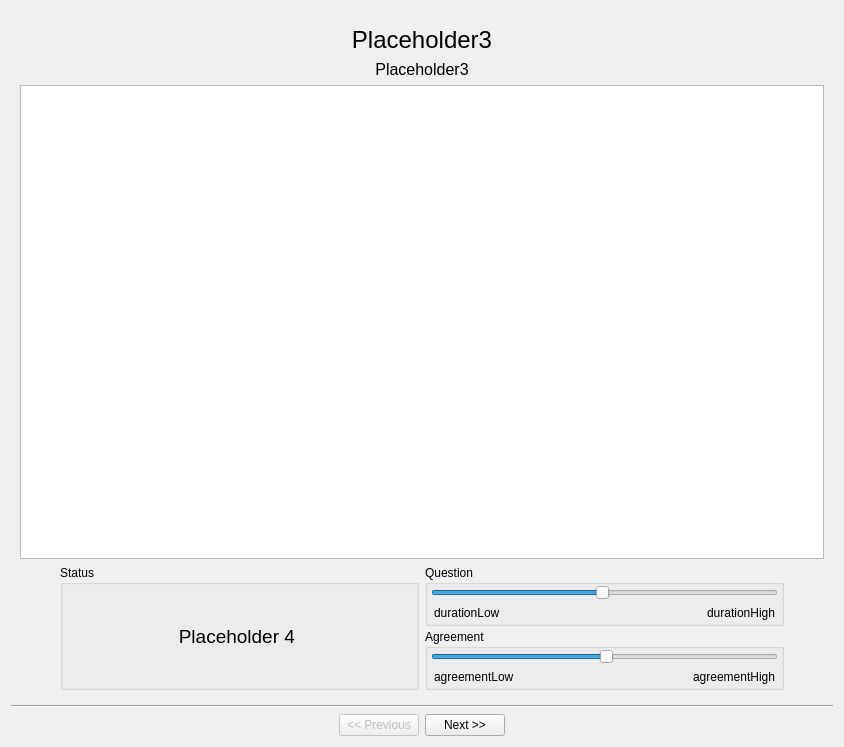
<?xml version="1.0" encoding="UTF-8"?>
<ui version="4.0">
 <class>Form</class>
 <widget class="QWidget" name="Form">
  <property name="geometry">
   <rect>
    <x>0</x>
    <y>0</y>
    <width>844</width>
    <height>747</height>
   </rect>
  </property>
  <property name="windowTitle">
   <string>SI Experiment</string>
  </property>
  <layout class="QVBoxLayout" name="verticalLayout_8" stretch="0,1,0">
   <item>
    <widget class="QStackedWidget" name="swPages">
     <property name="currentIndex">
      <number>2</number>
     </property>
     <widget class="QWidget" name="page">
      <property name="sizePolicy">
       <sizepolicy hsizetype="Preferred" vsizetype="Preferred">
        <horstretch>0</horstretch>
        <verstretch>0</verstretch>
       </sizepolicy>
      </property>
      <layout class="QVBoxLayout" name="verticalLayout_6">
       <property name="spacing">
        <number>20</number>
       </property>
       <property name="topMargin">
        <number>15</number>
       </property>
       <item>
        <widget class="QLabel" name="lbIntroTitle">
         <property name="sizePolicy">
          <sizepolicy hsizetype="Preferred" vsizetype="Preferred">
           <horstretch>0</horstretch>
           <verstretch>0</verstretch>
          </sizepolicy>
         </property>
         <property name="font">
          <font>
           <pointsize>18</pointsize>
          </font>
         </property>
         <property name="layoutDirection">
          <enum>Qt::LeftToRight</enum>
         </property>
         <property name="text">
          <string>Placeholder</string>
         </property>
         <property name="alignment">
          <set>Qt::AlignCenter</set>
         </property>
        </widget>
       </item>
       <item>
        <layout class="QHBoxLayout" name="horizontalLayout">
         <item>
          <widget class="QTextBrowser" name="tbIntroText">
           <property name="sizePolicy">
            <sizepolicy hsizetype="Fixed" vsizetype="Expanding">
             <horstretch>0</horstretch>
             <verstretch>0</verstretch>
            </sizepolicy>
           </property>
           <property name="maximumSize">
            <size>
             <width>720</width>
             <height>16777215</height>
            </size>
           </property>
           <property name="palette">
            <palette>
             <active>
              <colorrole role="Base">
               <brush brushstyle="SolidPattern">
                <color alpha="255">
                 <red>240</red>
                 <green>240</green>
                 <blue>240</blue>
                </color>
               </brush>
              </colorrole>
             </active>
             <inactive>
              <colorrole role="Base">
               <brush brushstyle="SolidPattern">
                <color alpha="255">
                 <red>240</red>
                 <green>240</green>
                 <blue>240</blue>
                </color>
               </brush>
              </colorrole>
             </inactive>
             <disabled>
              <colorrole role="Base">
               <brush brushstyle="SolidPattern">
                <color alpha="255">
                 <red>240</red>
                 <green>240</green>
                 <blue>240</blue>
                </color>
               </brush>
              </colorrole>
             </disabled>
            </palette>
           </property>
           <property name="font">
            <font>
             <pointsize>12</pointsize>
            </font>
           </property>
           <property name="frameShape">
            <enum>QFrame::NoFrame</enum>
           </property>
           <property name="html">
            <string>&lt;!DOCTYPE HTML PUBLIC &quot;-//W3C//DTD HTML 4.0//EN&quot; &quot;http://www.w3.org/TR/REC-html40/strict.dtd&quot;&gt;
&lt;html&gt;&lt;head&gt;&lt;meta name=&quot;qrichtext&quot; content=&quot;1&quot; /&gt;&lt;style type=&quot;text/css&quot;&gt;
p, li { white-space: pre-wrap; }
&lt;/style&gt;&lt;/head&gt;&lt;body style=&quot; font-family:'MS Shell Dlg 2'; font-size:12pt; font-weight:400; font-style:normal;&quot;&gt;
&lt;p style=&quot; margin-top:0px; margin-bottom:0px; margin-left:0px; margin-right:0px; -qt-block-indent:0; text-indent:0px;&quot;&gt;Placeholder&lt;/p&gt;&lt;/body&gt;&lt;/html&gt;</string>
           </property>
           <property name="textInteractionFlags">
            <set>Qt::NoTextInteraction</set>
           </property>
          </widget>
         </item>
        </layout>
       </item>
      </layout>
     </widget>
     <widget class="QWidget" name="page_2">
      <layout class="QVBoxLayout" name="verticalLayout_7">
       <property name="spacing">
        <number>20</number>
       </property>
       <property name="topMargin">
        <number>15</number>
       </property>
       <item>
        <widget class="QLabel" name="lbPrepTitle">
         <property name="font">
          <font>
           <pointsize>18</pointsize>
          </font>
         </property>
         <property name="text">
          <string>Placeholder2</string>
         </property>
         <property name="alignment">
          <set>Qt::AlignCenter</set>
         </property>
        </widget>
       </item>
       <item>
        <layout class="QHBoxLayout" name="horizontalLayout_2">
         <item>
          <widget class="QTextBrowser" name="tbPrepText">
           <property name="sizePolicy">
            <sizepolicy hsizetype="Fixed" vsizetype="Expanding">
             <horstretch>0</horstretch>
             <verstretch>0</verstretch>
            </sizepolicy>
           </property>
           <property name="minimumSize">
            <size>
             <width>0</width>
             <height>0</height>
            </size>
           </property>
           <property name="maximumSize">
            <size>
             <width>720</width>
             <height>16777215</height>
            </size>
           </property>
           <property name="palette">
            <palette>
             <active>
              <colorrole role="Base">
               <brush brushstyle="SolidPattern">
                <color alpha="255">
                 <red>240</red>
                 <green>240</green>
                 <blue>240</blue>
                </color>
               </brush>
              </colorrole>
             </active>
             <inactive>
              <colorrole role="Base">
               <brush brushstyle="SolidPattern">
                <color alpha="255">
                 <red>240</red>
                 <green>240</green>
                 <blue>240</blue>
                </color>
               </brush>
              </colorrole>
             </inactive>
             <disabled>
              <colorrole role="Base">
               <brush brushstyle="SolidPattern">
                <color alpha="255">
                 <red>240</red>
                 <green>240</green>
                 <blue>240</blue>
                </color>
               </brush>
              </colorrole>
             </disabled>
            </palette>
           </property>
           <property name="font">
            <font>
             <pointsize>12</pointsize>
            </font>
           </property>
           <property name="frameShape">
            <enum>QFrame::NoFrame</enum>
           </property>
           <property name="html">
            <string>&lt;!DOCTYPE HTML PUBLIC &quot;-//W3C//DTD HTML 4.0//EN&quot; &quot;http://www.w3.org/TR/REC-html40/strict.dtd&quot;&gt;
&lt;html&gt;&lt;head&gt;&lt;meta name=&quot;qrichtext&quot; content=&quot;1&quot; /&gt;&lt;style type=&quot;text/css&quot;&gt;
p, li { white-space: pre-wrap; }
&lt;/style&gt;&lt;/head&gt;&lt;body style=&quot; font-family:'MS Shell Dlg 2'; font-size:12pt; font-weight:400; font-style:normal;&quot;&gt;
&lt;p style=&quot; margin-top:0px; margin-bottom:0px; margin-left:0px; margin-right:0px; -qt-block-indent:0; text-indent:0px;&quot;&gt;placeholder2&lt;/p&gt;&lt;/body&gt;&lt;/html&gt;</string>
           </property>
           <property name="textInteractionFlags">
            <set>Qt::NoTextInteraction</set>
           </property>
          </widget>
         </item>
        </layout>
       </item>
      </layout>
     </widget>
     <widget class="QWidget" name="page_3">
      <layout class="QVBoxLayout" name="verticalLayout_5" stretch="0,1,0">
       <property name="topMargin">
        <number>15</number>
       </property>
       <item>
        <layout class="QVBoxLayout" name="Title">
         <property name="topMargin">
          <number>0</number>
         </property>
         <item>
          <widget class="QLabel" name="lbTestTitle">
           <property name="font">
            <font>
             <pointsize>18</pointsize>
            </font>
           </property>
           <property name="text">
            <string>Placeholder3</string>
           </property>
           <property name="alignment">
            <set>Qt::AlignCenter</set>
           </property>
          </widget>
         </item>
         <item>
          <widget class="QLabel" name="lbTestText">
           <property name="font">
            <font>
             <pointsize>12</pointsize>
            </font>
           </property>
           <property name="text">
            <string>Placeholder3</string>
           </property>
           <property name="alignment">
            <set>Qt::AlignCenter</set>
           </property>
          </widget>
         </item>
        </layout>
       </item>
       <item>
        <widget class="PlotWidget" name="plot">
         <property name="sizePolicy">
          <sizepolicy hsizetype="Expanding" vsizetype="Expanding">
           <horstretch>0</horstretch>
           <verstretch>0</verstretch>
          </sizepolicy>
         </property>
        </widget>
       </item>
       <item>
        <layout class="QHBoxLayout" name="TestInput" stretch="0,1,1,0">
         <item>
          <spacer name="horizontalSpacer_4">
           <property name="orientation">
            <enum>Qt::Horizontal</enum>
           </property>
           <property name="sizeHint" stdset="0">
            <size>
             <width>40</width>
             <height>20</height>
            </size>
           </property>
          </spacer>
         </item>
         <item>
          <widget class="QGroupBox" name="Status">
           <property name="sizePolicy">
            <sizepolicy hsizetype="Preferred" vsizetype="Minimum">
             <horstretch>0</horstretch>
             <verstretch>0</verstretch>
            </sizepolicy>
           </property>
           <property name="minimumSize">
            <size>
             <width>0</width>
             <height>0</height>
            </size>
           </property>
           <property name="maximumSize">
            <size>
             <width>400</width>
             <height>16777215</height>
            </size>
           </property>
           <property name="title">
            <string>Status</string>
           </property>
           <layout class="QVBoxLayout" name="verticalLayout_4">
            <item>
             <widget class="QLabel" name="lbStatus">
              <property name="sizePolicy">
               <sizepolicy hsizetype="Preferred" vsizetype="Minimum">
                <horstretch>0</horstretch>
                <verstretch>0</verstretch>
               </sizepolicy>
              </property>
              <property name="minimumSize">
               <size>
                <width>0</width>
                <height>0</height>
               </size>
              </property>
              <property name="maximumSize">
               <size>
                <width>400</width>
                <height>100</height>
               </size>
              </property>
              <property name="font">
               <font>
                <pointsize>14</pointsize>
               </font>
              </property>
              <property name="text">
               <string>Placeholder 4 </string>
              </property>
              <property name="scaledContents">
               <bool>true</bool>
              </property>
              <property name="alignment">
               <set>Qt::AlignCenter</set>
              </property>
              <property name="wordWrap">
               <bool>true</bool>
              </property>
             </widget>
            </item>
           </layout>
          </widget>
         </item>
         <item>
          <layout class="QVBoxLayout" name="verticalLayout_3">
           <property name="spacing">
            <number>3</number>
           </property>
           <property name="sizeConstraint">
            <enum>QLayout::SetDefaultConstraint</enum>
           </property>
           <item>
            <widget class="QGroupBox" name="gbQuestion">
             <property name="enabled">
              <bool>true</bool>
             </property>
             <property name="sizePolicy">
              <sizepolicy hsizetype="Maximum" vsizetype="Preferred">
               <horstretch>0</horstretch>
               <verstretch>0</verstretch>
              </sizepolicy>
             </property>
             <property name="minimumSize">
              <size>
               <width>0</width>
               <height>0</height>
              </size>
             </property>
             <property name="maximumSize">
              <size>
               <width>400</width>
               <height>16777215</height>
              </size>
             </property>
             <property name="title">
              <string>Question</string>
             </property>
             <layout class="QVBoxLayout" name="verticalLayout">
              <property name="spacing">
               <number>3</number>
              </property>
              <property name="leftMargin">
               <number>3</number>
              </property>
              <property name="topMargin">
               <number>0</number>
              </property>
              <property name="rightMargin">
               <number>3</number>
              </property>
              <property name="bottomMargin">
               <number>0</number>
              </property>
              <item>
               <widget class="QSlider" name="hsQuestion">
                <property name="maximum">
                 <number>101</number>
                </property>
                <property name="value">
                 <number>50</number>
                </property>
                <property name="orientation">
                 <enum>Qt::Horizontal</enum>
                </property>
               </widget>
              </item>
              <item>
               <layout class="QHBoxLayout" name="horizontalLayout_4" stretch="0,0,0">
                <property name="leftMargin">
                 <number>3</number>
                </property>
                <property name="rightMargin">
                 <number>3</number>
                </property>
                <item>
                 <widget class="QLabel" name="lbDurationLow">
                  <property name="sizePolicy">
                   <sizepolicy hsizetype="Preferred" vsizetype="Fixed">
                    <horstretch>0</horstretch>
                    <verstretch>0</verstretch>
                   </sizepolicy>
                  </property>
                  <property name="text">
                   <string>durationLow</string>
                  </property>
                 </widget>
                </item>
                <item>
                 <spacer name="horizontalSpacer_5">
                  <property name="orientation">
                   <enum>Qt::Horizontal</enum>
                  </property>
                  <property name="sizeHint" stdset="0">
                   <size>
                    <width>40</width>
                    <height>20</height>
                   </size>
                  </property>
                 </spacer>
                </item>
                <item>
                 <widget class="QLabel" name="lbDurationHigh">
                  <property name="sizePolicy">
                   <sizepolicy hsizetype="Preferred" vsizetype="Fixed">
                    <horstretch>0</horstretch>
                    <verstretch>0</verstretch>
                   </sizepolicy>
                  </property>
                  <property name="text">
                   <string>durationHigh</string>
                  </property>
                  <property name="alignment">
                   <set>Qt::AlignRight|Qt::AlignTrailing|Qt::AlignVCenter</set>
                  </property>
                 </widget>
                </item>
               </layout>
              </item>
             </layout>
            </widget>
           </item>
           <item>
            <widget class="QGroupBox" name="howConfident">
             <property name="enabled">
              <bool>true</bool>
             </property>
             <property name="sizePolicy">
              <sizepolicy hsizetype="Preferred" vsizetype="Maximum">
               <horstretch>0</horstretch>
               <verstretch>0</verstretch>
              </sizepolicy>
             </property>
             <property name="maximumSize">
              <size>
               <width>400</width>
               <height>16777215</height>
              </size>
             </property>
             <property name="title">
              <string>Agreement</string>
             </property>
             <layout class="QVBoxLayout" name="verticalLayout_9">
              <property name="spacing">
               <number>3</number>
              </property>
              <property name="leftMargin">
               <number>3</number>
              </property>
              <property name="topMargin">
               <number>0</number>
              </property>
              <property name="rightMargin">
               <number>3</number>
              </property>
              <property name="bottomMargin">
               <number>0</number>
              </property>
              <item>
               <widget class="QSlider" name="hsAgreement">
                <property name="value">
                 <number>50</number>
                </property>
                <property name="orientation">
                 <enum>Qt::Horizontal</enum>
                </property>
               </widget>
              </item>
              <item>
               <layout class="QHBoxLayout" name="horizontalLayout_5">
                <property name="leftMargin">
                 <number>3</number>
                </property>
                <property name="rightMargin">
                 <number>3</number>
                </property>
                <item>
                 <widget class="QLabel" name="lbAgreementLow">
                  <property name="sizePolicy">
                   <sizepolicy hsizetype="Preferred" vsizetype="Fixed">
                    <horstretch>0</horstretch>
                    <verstretch>0</verstretch>
                   </sizepolicy>
                  </property>
                  <property name="text">
                   <string>agreementLow</string>
                  </property>
                 </widget>
                </item>
                <item>
                 <spacer name="horizontalSpacer_6">
                  <property name="orientation">
                   <enum>Qt::Horizontal</enum>
                  </property>
                  <property name="sizeHint" stdset="0">
                   <size>
                    <width>40</width>
                    <height>20</height>
                   </size>
                  </property>
                 </spacer>
                </item>
                <item>
                 <widget class="QLabel" name="lbAgreementHigh">
                  <property name="sizePolicy">
                   <sizepolicy hsizetype="Preferred" vsizetype="Fixed">
                    <horstretch>0</horstretch>
                    <verstretch>0</verstretch>
                   </sizepolicy>
                  </property>
                  <property name="text">
                   <string>agreementHigh</string>
                  </property>
                  <property name="alignment">
                   <set>Qt::AlignRight|Qt::AlignTrailing|Qt::AlignVCenter</set>
                  </property>
                 </widget>
                </item>
               </layout>
              </item>
             </layout>
            </widget>
           </item>
          </layout>
         </item>
         <item>
          <spacer name="horizontalSpacer_3">
           <property name="orientation">
            <enum>Qt::Horizontal</enum>
           </property>
           <property name="sizeHint" stdset="0">
            <size>
             <width>40</width>
             <height>20</height>
            </size>
           </property>
          </spacer>
         </item>
        </layout>
       </item>
      </layout>
     </widget>
     <widget class="QWidget" name="page_4">
      <layout class="QVBoxLayout" name="verticalLayout_2">
       <property name="spacing">
        <number>20</number>
       </property>
       <property name="topMargin">
        <number>15</number>
       </property>
       <item>
        <widget class="QLabel" name="lbCompleteTitle">
         <property name="font">
          <font>
           <pointsize>18</pointsize>
          </font>
         </property>
         <property name="text">
          <string>Placeholder4</string>
         </property>
         <property name="alignment">
          <set>Qt::AlignCenter</set>
         </property>
        </widget>
       </item>
       <item>
        <layout class="QHBoxLayout" name="horizontalLayout_3">
         <item>
          <widget class="QTextBrowser" name="tbCompleteText">
           <property name="maximumSize">
            <size>
             <width>720</width>
             <height>16777215</height>
            </size>
           </property>
           <property name="palette">
            <palette>
             <active>
              <colorrole role="Base">
               <brush brushstyle="SolidPattern">
                <color alpha="255">
                 <red>240</red>
                 <green>240</green>
                 <blue>240</blue>
                </color>
               </brush>
              </colorrole>
             </active>
             <inactive>
              <colorrole role="Base">
               <brush brushstyle="SolidPattern">
                <color alpha="255">
                 <red>240</red>
                 <green>240</green>
                 <blue>240</blue>
                </color>
               </brush>
              </colorrole>
             </inactive>
             <disabled>
              <colorrole role="Base">
               <brush brushstyle="SolidPattern">
                <color alpha="255">
                 <red>240</red>
                 <green>240</green>
                 <blue>240</blue>
                </color>
               </brush>
              </colorrole>
             </disabled>
            </palette>
           </property>
           <property name="font">
            <font>
             <pointsize>12</pointsize>
            </font>
           </property>
           <property name="frameShape">
            <enum>QFrame::NoFrame</enum>
           </property>
           <property name="html">
            <string>&lt;!DOCTYPE HTML PUBLIC &quot;-//W3C//DTD HTML 4.0//EN&quot; &quot;http://www.w3.org/TR/REC-html40/strict.dtd&quot;&gt;
&lt;html&gt;&lt;head&gt;&lt;meta name=&quot;qrichtext&quot; content=&quot;1&quot; /&gt;&lt;style type=&quot;text/css&quot;&gt;
p, li { white-space: pre-wrap; }
&lt;/style&gt;&lt;/head&gt;&lt;body style=&quot; font-family:'MS Shell Dlg 2'; font-size:12pt; font-weight:400; font-style:normal;&quot;&gt;
&lt;p style=&quot; margin-top:0px; margin-bottom:0px; margin-left:0px; margin-right:0px; -qt-block-indent:0; text-indent:0px;&quot;&gt;placeholder4&lt;/p&gt;
&lt;p style=&quot;-qt-paragraph-type:empty; margin-top:0px; margin-bottom:0px; margin-left:0px; margin-right:0px; -qt-block-indent:0; text-indent:0px;&quot;&gt;&lt;br /&gt;&lt;/p&gt;&lt;/body&gt;&lt;/html&gt;</string>
           </property>
           <property name="textInteractionFlags">
            <set>Qt::NoTextInteraction</set>
           </property>
          </widget>
         </item>
        </layout>
       </item>
      </layout>
     </widget>
    </widget>
   </item>
   <item>
    <widget class="Line" name="line">
     <property name="orientation">
      <enum>Qt::Horizontal</enum>
     </property>
    </widget>
   </item>
   <item>
    <layout class="QHBoxLayout" name="Buttons">
     <item>
      <spacer name="horizontalSpacer_2">
       <property name="orientation">
        <enum>Qt::Horizontal</enum>
       </property>
       <property name="sizeHint" stdset="0">
        <size>
         <width>40</width>
         <height>20</height>
        </size>
       </property>
      </spacer>
     </item>
     <item>
      <widget class="QPushButton" name="btPrev">
       <property name="enabled">
        <bool>false</bool>
       </property>
       <property name="text">
        <string>&lt;&lt; Previous</string>
       </property>
      </widget>
     </item>
     <item>
      <widget class="QPushButton" name="btNext">
       <property name="sizePolicy">
        <sizepolicy hsizetype="Preferred" vsizetype="Preferred">
         <horstretch>0</horstretch>
         <verstretch>0</verstretch>
        </sizepolicy>
       </property>
       <property name="text">
        <string>Next &gt;&gt;</string>
       </property>
      </widget>
     </item>
     <item>
      <spacer name="horizontalSpacer">
       <property name="orientation">
        <enum>Qt::Horizontal</enum>
       </property>
       <property name="sizeHint" stdset="0">
        <size>
         <width>40</width>
         <height>20</height>
        </size>
       </property>
      </spacer>
     </item>
    </layout>
   </item>
  </layout>
 </widget>
 <customwidgets>
  <customwidget>
   <class>PlotWidget</class>
   <extends>QGraphicsView</extends>
   <header>pyqtgraph</header>
  </customwidget>
 </customwidgets>
 <resources/>
 <connections/>
</ui>
